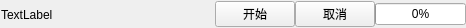
<?xml version="1.0" encoding="UTF-8"?>
<ui version="4.0">
 <class>LineItemWidget</class>
 <widget class="QWidget" name="LineItemWidget">
  <property name="geometry">
   <rect>
    <x>0</x>
    <y>0</y>
    <width>466</width>
    <height>28</height>
   </rect>
  </property>
  <property name="windowTitle">
   <string>Form</string>
  </property>
  <layout class="QHBoxLayout" name="horizontalLayout" stretch="1,1,0,0,0">
   <property name="spacing">
    <number>0</number>
   </property>
   <property name="leftMargin">
    <number>1</number>
   </property>
   <property name="topMargin">
    <number>1</number>
   </property>
   <property name="rightMargin">
    <number>0</number>
   </property>
   <property name="bottomMargin">
    <number>0</number>
   </property>
   <item>
    <widget class="QLabel" name="label">
     <property name="maximumSize">
      <size>
       <width>16777215</width>
       <height>16777215</height>
      </size>
     </property>
     <property name="text">
      <string>TextLabel</string>
     </property>
    </widget>
   </item>
   <item>
    <spacer name="horizontalSpacer">
     <property name="orientation">
      <enum>Qt::Orientation::Horizontal</enum>
     </property>
     <property name="sizeType">
      <enum>QSizePolicy::Policy::Expanding</enum>
     </property>
     <property name="sizeHint" stdset="0">
      <size>
       <width>40</width>
       <height>20</height>
      </size>
     </property>
    </spacer>
   </item>
   <item>
    <widget class="QPushButton" name="pushButton">
     <property name="text">
      <string>开始</string>
     </property>
    </widget>
   </item>
   <item>
    <widget class="QPushButton" name="pushButton_2">
     <property name="text">
      <string>取消</string>
     </property>
    </widget>
   </item>
   <item>
    <widget class="QProgressBar" name="progressBar">
     <property name="maximumSize">
      <size>
       <width>16777215</width>
       <height>16777215</height>
      </size>
     </property>
     <property name="value">
      <number>0</number>
     </property>
     <property name="alignment">
      <set>Qt::AlignmentFlag::AlignRight|Qt::AlignmentFlag::AlignTrailing|Qt::AlignmentFlag::AlignVCenter</set>
     </property>
    </widget>
   </item>
  </layout>
 </widget>
 <resources/>
 <connections/>
</ui>
